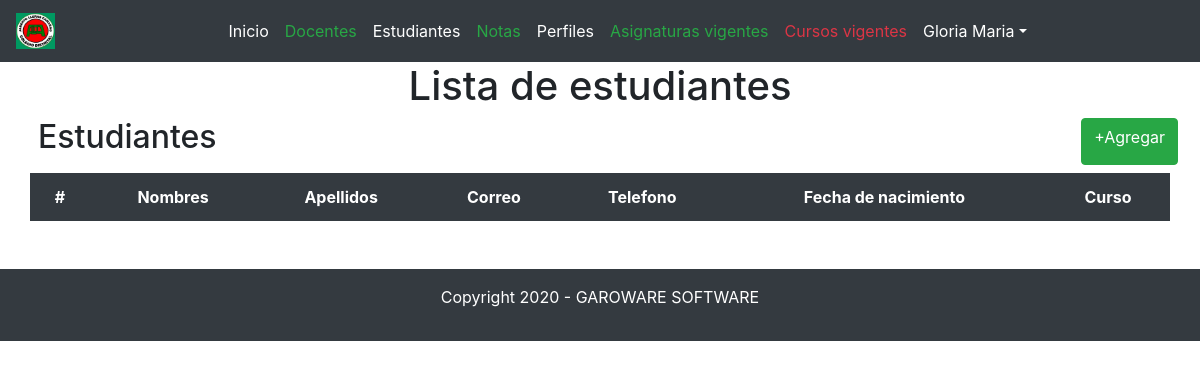
The page /?controller=student (signed in) on the database as committed earlier.
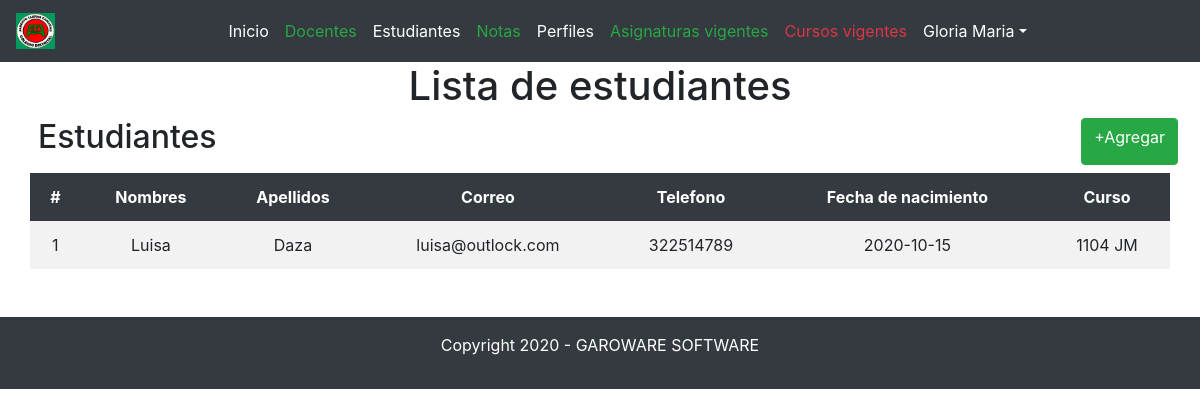
The same page on the database as committed later.
### tables this page shows
CREATE TABLE `estudiantes` (
  `ID_ESTUDIANTE` int(11) NOT NULL,
  `NOMBRES` varchar(80) NOT NULL,
  `APELLIDOS` varchar(80) NOT NULL,
  `CORREO` varchar(100) NOT NULL,
  `TELEFONO` varchar(50) DEFAULT NULL,
  `FECHA_NACIMIENTO` date NOT NULL,
  `ID_CURSO` int(11) NOT NULL
);

CREATE TABLE `cursos` (
  `ID_CURSO` int(11) NOT NULL,
  `CURSO` varchar(20) NOT NULL
);

### Controllers/StudentController.php (called while the page is built, shortened)
<?php
require 'Models/Student.php';
class StudentController
{
	private $model;
	public function __construct()
	{
		$this->model = new Student;
	}
	public function index()
	{
		require 'Views/Layout.php';
		$students = $this->model->getAll();
		require 'Views/Students/list.php';
		require 'Views/Footer.php';
	}
}

### Models/Student.php (called while the page is built, shortened)
<?php
class Student
{
	private $pdo;
	public function __construct()
	{
		try {
			$this->pdo = new Conexion;
		} catch (PDOException $e) {
			die($e->getMessage());
		}
	}
	public function getAll()
	{
		try {
			$strSql = "SELECT e.*, c.CURSO as curso FROM estudiantes e
			INNER JOIN cursos c on c.ID_CURSO = e.ID_CURSO";
			$query = $this->pdo->select($strSql);
			return $query;
		} catch (PDOException $e) {
			die($e->getMessage());
		}
	}
}

### Providers/Conexion.php (called while the page is built, shortened)
<?php
class Conexion extends PDO
{
	public function select($strSql, $arrayData = array(), $fectchMode = PDO::FETCH_OBJ)
	{
    	try {
    		$query = $this->prepare($strSql);
    		if (!$query->execute()) {
    			echo "La consulta no se realizo";
    		}else{
    			return $query->fetchAll($fectchMode);
    		}
    	} catch (PDOException $e) {
    		die($e->getMessage());
    	}
	}
}

### Views/Students/list.php (the view, shortened to what this page needs)
<main class="caontainer">
	<section class="col-md-12 text-center">
		<h1>Lista de estudiantes</h1>
		<div class="col-md-12 m-2 d-flex justify-content-between">
			<h2>Estudiantes</h2>
			<a href="?controller=student&method=new" class="btn btn-success">+Agregar</a>
		</div>
		<section class="col-md-12">
			<table class="table table-hover table-striped table-borderless" id="myTable">
				<thead class="thead-dark">
					<tr>
						<th scope="col">#</th>
						<th scope="col">Nombres</th>
						<th scope="col">Apellidos</th>
						<th scope="col">Correo</th>
						<th scope="col">Telefono</th>
						<th scope="col">Fecha de nacimiento</th>
						<th scope="col">Curso</th>
					</tr>
				</thead>
				<tbody>
					<?php foreach ($students as $student) { ?>
						<tr>
							<td><?php echo $student->ID_ESTUDIANTE ?></td>
							<td><?php echo $student->NOMBRES ?></td>
							<td><?php echo $student->APELLIDOS ?></td>
							<td><?php echo $student->CORREO ?></td>
							<td><?php echo $student->TELEFONO ?></td>
							<td><?php echo $student->FECHA_NACIMIENTO ?></td>
							<td><?php echo $student->curso ?></td>
						</tr>
					<?php } ?>
				</tbody>
			</table>
		</section>
	</section>
</main>

### index.php (shortened to what this page needs)
<?php
require 'Providers/Conexion.php';
$controller = 'LoginController';
if ( !isset($_REQUEST['controller']) ) {
	require 'Controllers/'.$controller.'.php';
	$controller = ucwords($controller);
	$controller = new $controller;
	$controller->index();
}else{
	$method = isset($_REQUEST['method']) ? $_REQUEST['method'] : 'index';
	$controller = new $controller;
	call_user_func(array($controller, $method));
}

### Views/Layout.php (shortened to what this page needs)
<!DOCTYPE html>
<html lang="es">
<head>
	<link rel="stylesheet" href="Assets/css/bootstrap.min.css">
	<link rel="stylesheet" href="Assets/css/jquery.dataTables.min.css">
</head>
<body>
	<nav class="navbar navbar-expand-lg navbar-dark bg-dark">
	    <a class="navbar-brand" href="index.php">
	    	<img src="Assets/img/escudo.jpg" width="39">
	    </a>
	    <div class="collapse navbar-collapse justify-content-center" id="navbarNav">
		    <ul class="navbar-nav">
		        <li class="nav-item active">
		        	<a class="nav-link text-white" href="index.php">Inicio</a>
		        </li>
		        <?php if ($_SESSION['user']->ID_PERFIL == 3) { ?>
		        	<li class="nav-item active">
			        	<a class="nav-link text-success" href="?controller=teacher">Docentes</a>
			        </li>
		        <?php } ?>
		        <?php if ($_SESSION['user']->ID_PERFIL == 2 || $_SESSION['user']->ID_PERFIL == 3) { ?>
		        	<li class="nav-item active">
		        		<a class="nav-link text-white" href="?controller=student">Estudiantes</a>
		            </li>
		        <?php } ?>
		        <li class="nav-item active">
		        	<a class="nav-link text-success" href="?controller=note">Notas</a>
		        </li>
		        <li class="nav-item active">
		        	<a class="nav-link text-white" href="?controller=profile">Perfiles</a>
		        </li>
		        <li class="nav-item active">
		        	<a class="nav-link text-success" href="?controller=asignature">Asignaturas vigentes</a>
		        </li>
		        <li class="nav-item active">
		        	<a class="nav-link text-danger" href="?controller=course">Cursos vigentes</a>
		        </li>
		        <li class="nav-item submenu dropdown">
		        	<a class="nav-link dropdown-toggle text-white" data-toggle="dropdown" role="button" aria-haspopup="true"
                    aria-expanded="false" href="?controller=asignature"><?php echo $_SESSION['user']->NOMBRES ?></a>
		        </li>
		    </ul>
	    </div>
	</nav>
</body>
</html>

### Views/Footer.php
<footer class="container-fluid bg-dark p-3 mt-2">
	<section class="col-md-12 text-center">
		<p class="text-white">Copyright <?php echo date('Y');?> - GAROWARE SOFTWARE</p>
	</section>
</footer>

Rows that differ between the two databases and show on the page:
added estudiantes: ID_ESTUDIANTE "1", NOMBRES "Luisa", APELLIDOS "Daza", CORREO "luisa@outlock.com", TELEFONO "322514789", FECHA_NACIMIENTO "2020-10-15", ID_CURSO.CURSO "1104 JM"
